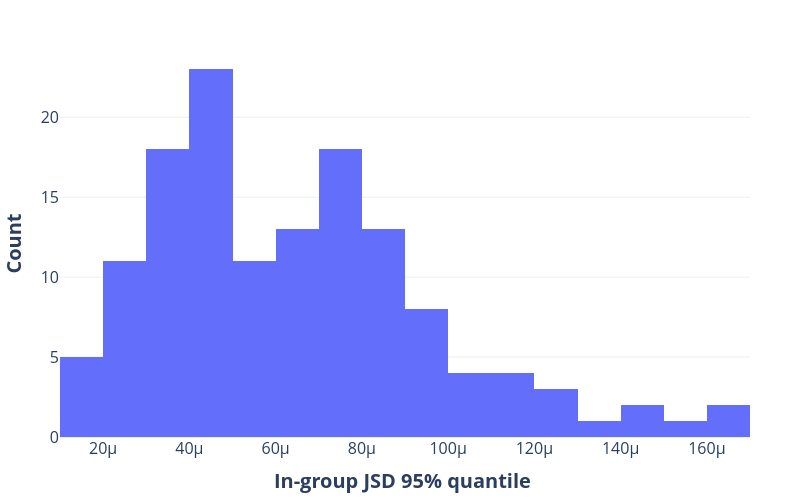

Notebook code for this chart:
### Code cell
jsd_quantile = {
    gene: quantile_calculation(JSD_value_range_dict1[gene], 0.05)
    for gene in JSD_value_range_dict1
}


fig = px.histogram(
    jsd_quantile.values(),
    title=None,
)

# Update layout for presentation
fig.update_layout(
    template="plotly_white",
    margin=dict(l=50, r=50, t=50, b=50),  # Adjust margins for a balanced look
    autosize=True,
    yaxis_title="<b>Count</b>",  # Explicit y-axis title
    xaxis_title="<b>In-group JSD 95% quantile </b>",  # Explicit x-axis title
    yaxis_title_font=dict(size=20),  # Adjust y-axis font size
    xaxis_title_font=dict(size=20),  # Adjust x-axis font size
    font=dict(size=16),  # General font size for labels and titles
    width=800,  # Set figure width (optional for better control)
    height=500,  # Set figure height (optional for better control)
    showlegend=False,  # Remove the legend
)

### Figure 1 — Plotly figure (JSON) as saved in the notebook; plotly's stock layout.template omitted (floating-point values rounded to 4 significant figures; data arrays with more than 128 entries replaced by an {"elided": "..."} marker saying what was removed)
{"data": [{"bingroup": "x", "hovertemplate": "variable=0<br>value=%{x}<br>count=%{y}<extra></extra>", "legendgroup": "0", "marker": {"color": "#636efa", "pattern": {"shape": ""}}, "name": "0", "orientation": "v", "showlegend": true, "type": "histogram", "x": {"elided": "137 float values"}, "xaxis": "x", "yaxis": "y"}], "layout": {"autosize": true, "barmode": "relative", "font": {"size": 16}, "height": 500, "legend": {"title": {"text": "variable"}, "tracegroupgap": 0}, "margin": {"b": 50, "l": 50, "r": 50, "t": 50}, "showlegend": false, "width": 800, "xaxis": {"anchor": "y", "domain": [0, 1], "title": {"font": {"size": 20}, "text": "<b>In-group JSD 95% quantile </b>"}}, "yaxis": {"anchor": "x", "domain": [0, 1], "title": {"font": {"size": 20}, "text": "<b>Count</b>"}}}}
